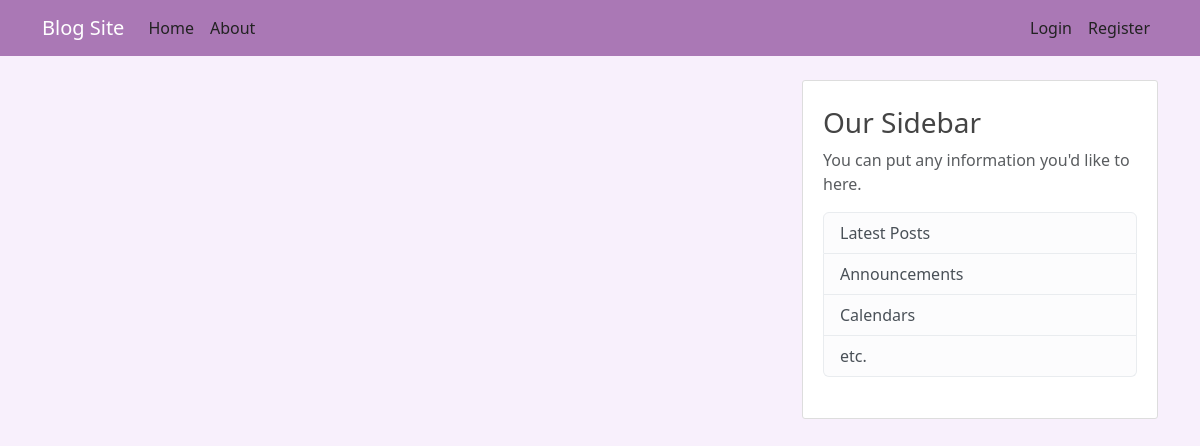
/home, run on an earlier commit of the app's database.
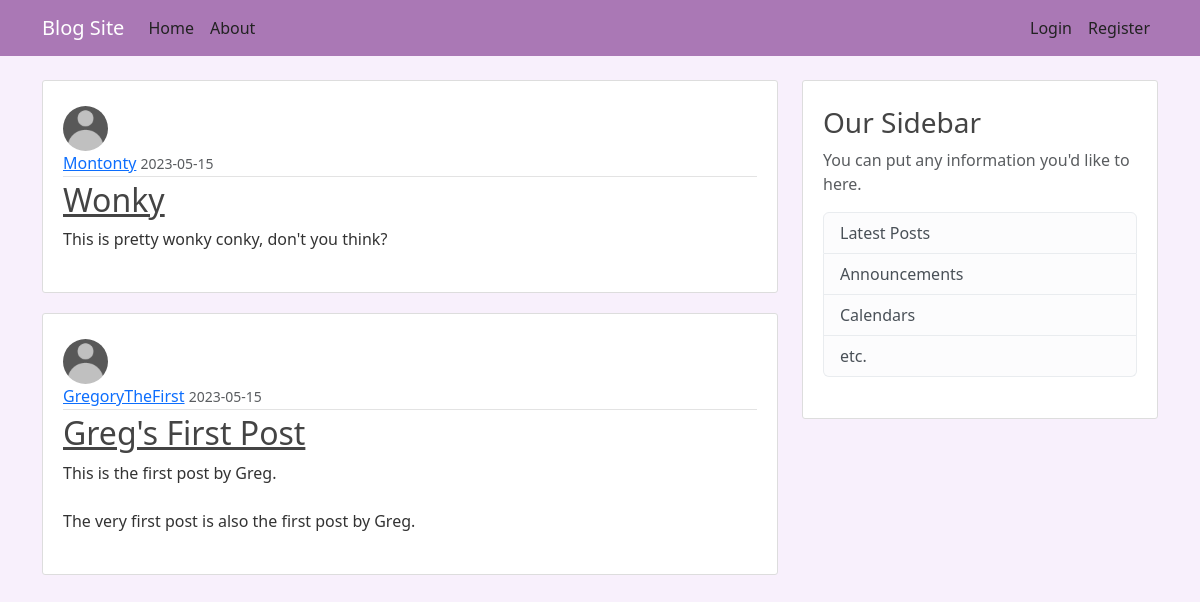
And on a later commit of the database.
### blog_app/models.py (models this page shows, shortened)
class Post(db.Model):
	id = db.Column(db.Integer, primary_key=True)
	title = db.Column(db.String(100), nullable=False)
	date_posted = db.Column(db.DateTime, nullable=False, default=datetime.utcnow)
	content = db.Column(db.Text, nullable=False)
	user_id = db.Column(db.Integer, db.ForeignKey("user.id"), nullable=False)

class User(db.Model, UserMixin):
	id = db.Column(db.Integer, primary_key=True)
	username = db.Column(db.String(20), unique=True,nullable=False)
	email = db.Column(db.String(120), unique=True,nullable=False)
	image_file = db.Column(db.String(20), nullable=False, default="default.jpg")
	password =  db.Column(db.String(60), nullable=False)
	posts = db.relationship("Post", backref="author", lazy=True)

### blog_app/routes.py (the view)
@app.route("/")
@app.route("/home")
def home():
	page = request.args.get('page', 1, type=int)
	posts = Post.query.order_by(Post.date_posted.desc()).paginate(page=page, per_page=5)
	return render_template("home.html", title="Home", posts=posts)

### blog_app/templates/home.html
{% extends "layout.html" %}
{% block content %}
	{% for post in posts %}
		<article class="media content-section">
			<img class="rounded-circle article-img" src="{{ url_for('static', filename='profile_pics/' + post.author.image_file) }}">
			<div class="media-body">
				<div class="article-metadata">
					<a class="mr-2" href="#">{{ post.author.username }}</a>
					<small class="text-muted">{{ post.date_posted.strftime("%Y-%m-%d") }}</small>
				</div>
				<h2><a class="article-title" href="{{ url_for('post', post_id=post.id) }}">{{ post.title }}</a></h2>
				<p class="article-content">{{ post.content }}</p>
			</div>
		</article>
	{% endfor %}
{% endblock content %}

What changed in the data, as far as the page shows it:
added Post: image_file (placeholder picture), author.username "Montonty", date_posted "2023-05-15", title "Wonky", content "This is pretty wonky conky, don't you think?"
added Post: image_file (placeholder picture), author.username "GregoryTheFirst", date_posted "2023-05-15", title "Greg's First Post", content "This is the first post by Greg. The very first post is also the first post by Greg."
